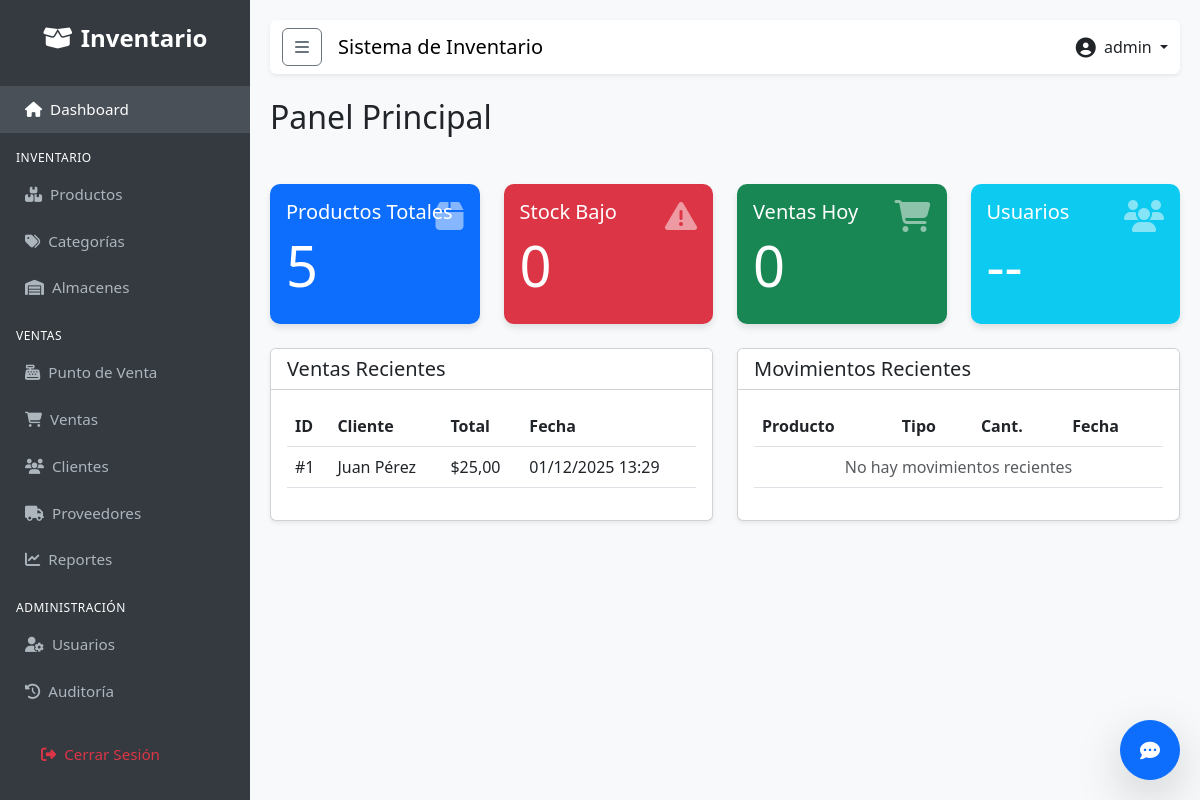
The page / (signed in) on the database its author committed.
### apps/users/models.py (models this page shows, shortened)
class User(AbstractUser):
    class Role(models.TextChoices):
        ADMIN = 'ADMIN', _('Administrador')
        SELLER = 'SELLER', _('Vendedor')
        WAREHOUSE = 'WAREHOUSE', _('Almacenista')
    role = models.CharField(
        max_length=50,
        choices=Role.choices,
        default=Role.SELLER,
        verbose_name=_('Rol')
    )
    phone = models.CharField(max_length=20, blank=True, null=True, verbose_name=_('Teléfono'))
    class Meta:
        verbose_name = _('Usuario')
        verbose_name_plural = _('Usuarios')

### apps/sales/models.py (models this page shows, shortened)
class Sale(models.Model):
    client = models.ForeignKey(Client, on_delete=models.PROTECT, verbose_name=_('Cliente'))
    user = models.ForeignKey(settings.AUTH_USER_MODEL, on_delete=models.PROTECT, verbose_name=_('Vendedor'))
    date = models.DateTimeField(auto_now_add=True, verbose_name=_('Fecha'))
    total = models.DecimalField(max_digits=12, decimal_places=2, default=0, verbose_name=_('Total'))
    class Meta:
        verbose_name = _('Venta')
        verbose_name_plural = _('Ventas')

class Client(models.Model):
    name = models.CharField(max_length=200, verbose_name=_('Nombre Completo'))
    email = models.EmailField(blank=True, verbose_name=_('Email'))
    phone = models.CharField(max_length=20, blank=True, verbose_name=_('Teléfono'))
    address = models.TextField(blank=True, verbose_name=_('Dirección'))
    created_at = models.DateTimeField(auto_now_add=True)
    class Meta:
        verbose_name = _('Cliente')
        verbose_name_plural = _('Clientes')

### apps/dashboard/views.py (the view)
# urls.py: path('', DashboardView.as_view(), name='index'),
class DashboardView(LoginRequiredMixin, TemplateView):
    template_name = 'dashboard/index.html'
    def get_context_data(self, **kwargs):
        context = super().get_context_data(**kwargs)
        context['total_products'] = Product.objects.count()
        context['low_stock_products'] = Product.objects.filter(stock__lte=5).count()
        context['total_sales_today'] = Sale.objects.filter(date__date=timezone.now().date()).count()
        context['recent_sales'] = Sale.objects.order_by('-date')[:5]
        context['recent_movements'] = InventoryMovement.objects.order_by('-created_at')[:5]
        return context

### templates/dashboard/index.html (shortened to what this page needs)
{% extends 'base.html' %}
{% block content %}
<div class="row mb-4">
    <div class="col-12">
        <h2 class="mb-4">Panel Principal</h2>
    </div>
</div>
<div class="row mb-4">
    <div class="col-md-3">
        <div class="card card-dashboard bg-primary text-white">
            <div class="card-body">
                <h5 class="card-title">Productos Totales</h5>
                <h2 class="display-4">{{ total_products }}</h2>
                <i class="fas fa-box fa-2x opacity-50 position-absolute end-0 top-0 m-3"></i>
            </div>
        </div>
    </div>
    <div class="col-md-3">
        <div class="card card-dashboard bg-danger text-white">
            <div class="card-body">
                <h5 class="card-title">Stock Bajo</h5>
                <h2 class="display-4">{{ low_stock_products }}</h2>
                <i class="fas fa-exclamation-triangle fa-2x opacity-50 position-absolute end-0 top-0 m-3"></i>
            </div>
        </div>
    </div>
    <div class="col-md-3">
        <div class="card card-dashboard bg-success text-white">
            <div class="card-body">
                <h5 class="card-title">Ventas Hoy</h5>
                <h2 class="display-4">{{ total_sales_today }}</h2>
                <i class="fas fa-shopping-cart fa-2x opacity-50 position-absolute end-0 top-0 m-3"></i>
            </div>
        </div>
    </div>
    <div class="col-md-3">
        <div class="card card-dashboard bg-info text-white">
            <div class="card-body">
                <h5 class="card-title">Usuarios</h5>
                <h2 class="display-4">--</h2>
                <i class="fas fa-users fa-2x opacity-50 position-absolute end-0 top-0 m-3"></i>
            </div>
        </div>
    </div>
</div>
<div class="row">
    <div class="col-md-6">
        <div class="card shadow-sm">
            <div class="card-header bg-white">
                <h5 class="mb-0">Ventas Recientes</h5>
            </div>
            <div class="card-body">
                <div class="table-responsive">
                    <table class="table table-hover">
                        <thead>
                            <tr>
                                <th>ID</th>
                                <th>Cliente</th>
                                <th>Total</th>
                                <th>Fecha</th>
                            </tr>
                        </thead>
                        <tbody>
                            {% for sale in recent_sales %}
                            <tr>
                                <td>#{{ sale.id }}</td>
                                <td>{{ sale.client.name }}</td>
                                <td>${{ sale.total }}</td>
                                <td>{{ sale.date|date:"d/m/Y H:i" }}</td>
                            </tr>
                            {% empty %}
                            <tr>
                                <td colspan="4" class="text-center text-muted">No hay ventas recientes</td>
                            </tr>
                            {% endfor %}
                        </tbody>
                    </table>
                </div>
            </div>
        </div>
    </div>
    <div class="col-md-6">
        <div class="card shadow-sm">
            <div class="card-header bg-white">
                <h5 class="mb-0">Movimientos Recientes</h5>
            </div>
            <div class="card-body">
                <div class="table-responsive">
                    <table class="table table-hover">
                        <thead>
                            <tr>
                                <th>Producto</th>
                                <th>Tipo</th>
                                <th>Cant.</th>
                                <th>Fecha</th>
                            </tr>
                        </thead>
                        <tbody>
                            {% for movement in recent_movements %}
                            <tr>
                                <td>{{ movement.product.name }}</td>
                                <td>
                                    <span
                                        class="badge {% if movement.movement_type == 'IN' %}bg-success{% elif movement.movement_type == 'OUT' %}bg-danger{% else %}bg-warning{% endif %}">
                                        {{ movement.get_movement_type_display }}
                                    </span>
                                </td>
                                <td>{{ movement.quantity }}</td>
                                <td>{{ movement.created_at|date:"d/m/Y" }}</td>
                            </tr>
                            {% empty %}
                            <tr>
                                <td colspan="4" class="text-center text-muted">No hay movimientos recientes</td>
                            </tr>
                            {% endfor %}
                        </tbody>
                    </table>
                </div>
            </div>
        </div>
    </div>
</div>
{% endblock %}

### templates/base.html (shortened to what this page needs)
{% load static %}
<!DOCTYPE html>
<html lang="es">
<head>
    <link href="https://cdn.jsdelivr.net/npm/bootstrap@5.3.0/dist/css/bootstrap.min.css" rel="stylesheet">
    <link rel="stylesheet" href="https://cdnjs.cloudflare.com/ajax/libs/font-awesome/6.4.0/css/all.min.css">
</head>
<body>
    <div class="sidebar" id="sidebar">
        <div class="brand">
            <i class="fas fa-box-open me-2"></i>Inventario
        </div>
        <a href="{% url 'dashboard:index' %}"
            class="{% if request.resolver_match.app_name == 'dashboard' %}active{% endif %}">
            <i class="fas fa-home me-2"></i>Dashboard
        </a>
        <div class="sidebar-heading mt-3 px-3 mb-1">Inventario</div>
        <a href="{% url 'inventory:product_list' %}"
            class="{% if request.resolver_match.url_name == 'product_list' %}active{% endif %}">
            <i class="fas fa-boxes me-2"></i>Productos
        </a>
        <a href="{% url 'inventory:category_list' %}"
            class="{% if request.resolver_match.url_name == 'category_list' %}active{% endif %}">
            <i class="fas fa-tags me-2"></i>Categorías
        </a>
        <a href="{% url 'inventory:warehouse_list' %}"
            class="{% if request.resolver_match.url_name == 'warehouse_list' %}active{% endif %}">
            <i class="fas fa-warehouse me-2"></i>Almacenes
        </a>
        <div class="sidebar-heading mt-3 px-3 mb-1">Ventas</div>
        <a href="{% url 'sales:pos' %}" class="{% if request.resolver_match.url_name == 'pos' %}active{% endif %}">
            <i class="fas fa-cash-register me-2"></i>Punto de Venta
        </a>
        <a href="{% url 'sales:sale_list' %}"
            class="{% if request.resolver_match.url_name == 'sale_list' %}active{% endif %}">
            <i class="fas fa-shopping-cart me-2"></i>Ventas
        </a>
        <a href="{% url 'sales:client_list' %}"
            class="{% if request.resolver_match.url_name == 'client_list' %}active{% endif %}">
            <i class="fas fa-users me-2"></i>Clientes
        </a>
        <a href="{% url 'sales:supplier_list' %}"
            class="{% if request.resolver_match.url_name == 'supplier_list' %}active{% endif %}">
            <i class="fas fa-truck me-2"></i>Proveedores
        </a>
        <a href="{% url 'sales:sales_report' %}"
            class="{% if request.resolver_match.url_name == 'sales_report' %}active{% endif %}">
            <i class="fas fa-chart-line me-2"></i>Reportes
        </a>
        {% if user.is_superuser %}
        <div class="sidebar-heading mt-3 px-3 mb-1">Administración</div>
        <a href="{% url 'users:user_list' %}"
            class="{% if request.resolver_match.url_name == 'user_list' %}active{% endif %}">
            <i class="fas fa-user-cog me-2"></i>Usuarios
        </a>
        <a href="{% url 'users:audit_log' %}"
            class="{% if request.resolver_match.url_name == 'audit_log' %}active{% endif %}">
            <i class="fas fa-history me-2"></i>Auditoría
        </a>
        {% endif %}
        <div class="mt-auto p-3">
            <a href="{% url 'users:logout' %}" class="text-danger">
                <i class="fas fa-sign-out-alt me-2"></i>Cerrar Sesión
            </a>
        </div>
    </div>
    <div class="main-content">
        <nav class="navbar navbar-expand-lg navbar-light bg-white mb-4 shadow-sm rounded">
            <div class="container-fluid">
                <button class="btn btn-outline-secondary me-3" id="sidebarToggle">
                    <i class="fas fa-bars"></i>
                </button>
                <span class="navbar-brand mb-0 h1">Sistema de Inventario</span>
                <div class="ms-auto d-flex align-items-center">
                    <div class="dropdown">
                        <a class="nav-link dropdown-toggle" href="#" role="button" data-bs-toggle="dropdown">
                            <i class="fas fa-user-circle fa-lg me-1"></i> {{ user.username }}
                        </a>
                    </div>
                </div>
            </div>
        </nav>
        {% block content %}
        {% endblock %}
    </div>
    <div id="chat-widget" style="position: fixed; bottom: 20px; right: 20px; z-index: 1050;">
        <button id="chat-toggle" class="btn btn-primary rounded-circle shadow-lg" style="width: 60px; height: 60px;">
            <i class="fas fa-comment-dots fa-lg"></i>
        </button>
    </div>
</body>
</html>

### templates/base.html (style rules this page uses)
body { font-family: 'Segoe UI', Tahoma, Geneva, Verdana, sans-serif; background-color: #f8f9fa; }
.sidebar { height: 100vh; position: fixed; top: 0; left: 0; width: 250px; background-color: #343a40; padding-top: 20px; color: white; transition: all 0.3s; z-index: 1000; overflow-y: auto; }
.sidebar a { padding: 12px 25px; text-decoration: none; font-size: 0.95rem; color: #adb5bd; display: block; transition: 0.3s; }
.sidebar a:hover, .sidebar a.active { color: white; background-color: #495057; }
.sidebar .brand { font-size: 1.5rem; text-align: center; margin-bottom: 30px; color: white; font-weight: bold; }
.sidebar-heading { font-size: 0.75rem; text-transform: uppercase; letter-spacing: 0.5px; }
.main-content { margin-left: 250px; padding: 20px; transition: all 0.3s; }
.card-dashboard { border: none; border-radius: 10px; box-shadow: 0 4px 6px rgba(0, 0, 0, 0.1); transition: transform 0.3s; }

### rows shown on the page
User: username "admin"
Sale: id "1", client.name "Juan Pérez", total "25,00", date "01/12/2025 13:29"

### other values the page prints
{{ total_products }} "5"
{{ low_stock_products }} "0"
{{ total_sales_today }} "0"
